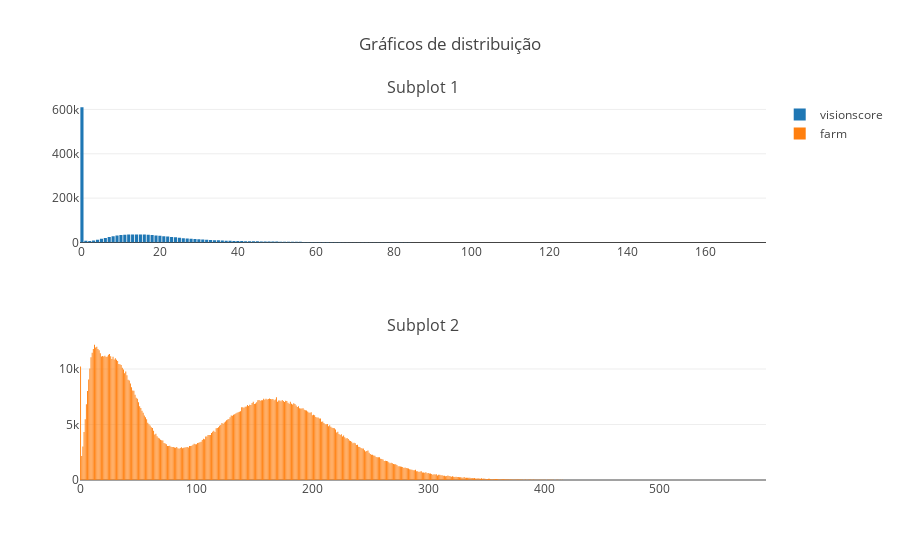

Notebook source saved alongside this figure:
### Markdown cell above
Falando um pouco sobre os três conjuntos de estatísticas para `kills`, `deaths` e `assists`: a primeira coisa que notamos é que os valores são bastante próximos, provavelmente porque são vários jogadores na mesma partida e as estatísticas de um influenciam nas estatísticas de outros. De cara percebemos que o número médio de assists é maior que de _kills_ e _deaths_ e isso pode ser explicado pela facilidade em se conseguir uma assistência: basta causar algum dano no campeão inimigo enquanto o mesmo estiver em luta e for morto nela.

Notamos também que a variância em `kills` e em `assists` é bem maior que em `deaths`: creio que alguns jogadores preferem jogar solo (diminuindo o número de assistências) enquanto outros preferem juntar nas lutas e/ou não consiguem dar o último _hit_ em campeões inimigos (diminuindo o número de abates).

### Code cell
keys_visionscore = df_players['visionscore'].value_counts().keys().tolist()
counts_visionscore = df_players['visionscore'].value_counts().tolist()

keys_totminionskilled = df_players['farm'].value_counts().keys().tolist()
counts_totminionskilled = df_players['farm'].value_counts().tolist()

trace1 = go.Bar(x=keys_visionscore, y=counts_visionscore, name='visionscore')
trace2 = go.Bar(x=keys_totminionskilled, y=counts_totminionskilled, name='farm')

fig = tools.make_subplots(rows=2, cols=1, subplot_titles=('Subplot 1', 'Subplot 2'))

fig.append_trace(trace1, 1, 1)
fig.append_trace(trace2, 2, 1)

fig['layout'].update(title='Gráficos de distribuição')

plotly.offline.iplot(figure_or_data=fig)
# py.iplot(fig, filename='plot2')

### Figure 1 — Plotly figure (JSON) as saved in the notebook; plotly's stock layout.template omitted (floating-point values rounded to 4 significant figures; data arrays with more than 128 entries replaced by an {"elided": "..."} marker saying what was removed)
{"data": [{"name": "visionscore", "type": "bar", "uid": "8d1b3c1e-f829-11e8-a81a-5cc9d34d5aa2", "x": {"elided": "159 int values"}, "xaxis": "x", "y": {"elided": "159 int values"}, "yaxis": "y"}, {"name": "farm", "type": "bar", "uid": "8d1c8b00-f829-11e8-a81a-5cc9d34d5aa2", "x": {"elided": "489 int values"}, "xaxis": "x2", "y": {"elided": "489 int values"}, "yaxis": "y2"}], "layout": {"annotations": [{"font": {"size": 16}, "showarrow": false, "text": "Subplot 1", "x": 0.5, "xanchor": "center", "xref": "paper", "y": 1, "yanchor": "bottom", "yref": "paper"}, {"font": {"size": 16}, "showarrow": false, "text": "Subplot 2", "x": 0.5, "xanchor": "center", "xref": "paper", "y": 0.375, "yanchor": "bottom", "yref": "paper"}], "title": "Gráficos de distribuição", "xaxis": {"anchor": "y", "domain": [0, 1]}, "xaxis2": {"anchor": "y2", "domain": [0, 1]}, "yaxis": {"anchor": "x", "domain": [0.625, 1]}, "yaxis2": {"anchor": "x2", "domain": [0, 0.375]}}}
